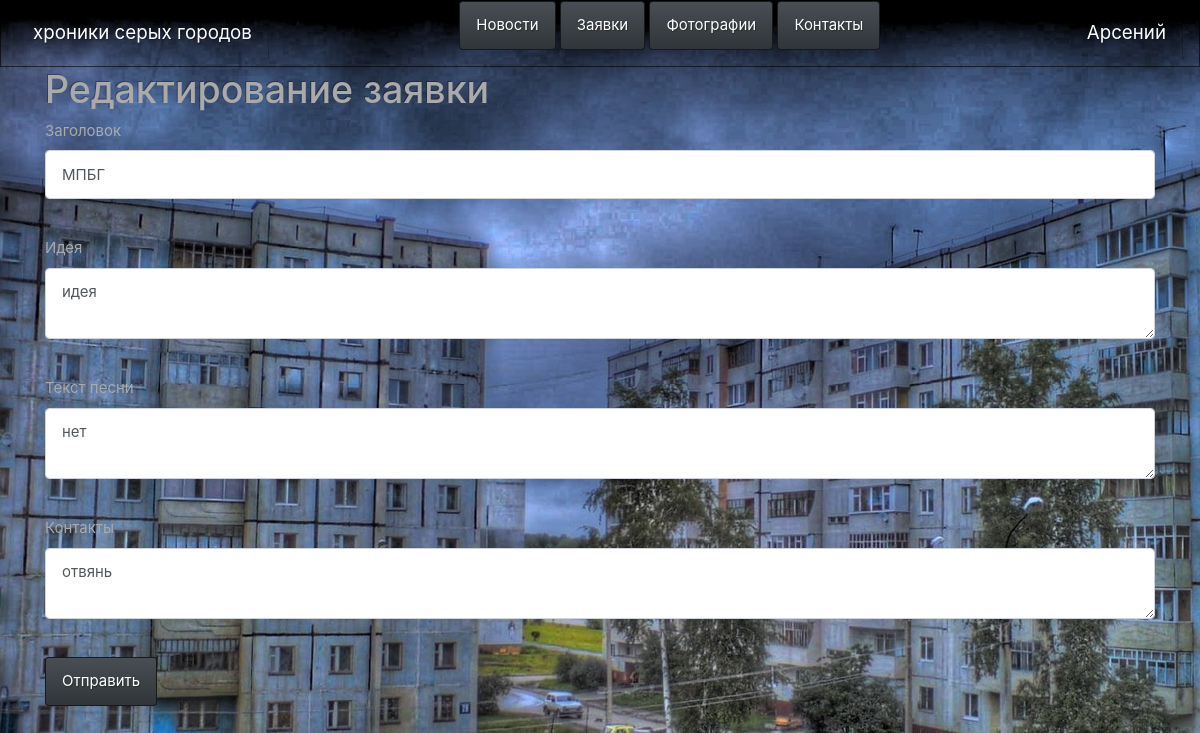
Page /change_applications/2 (signed in) on the committed database.
### data/users.py (models this page shows, shortened)
class User(SqlAlchemyBase, UserMixin, SerializerMixin):
    __tablename__ = 'users'
    id = sqlalchemy.Column(sqlalchemy.Integer,
                           primary_key=True, autoincrement=True)
    name = sqlalchemy.Column(sqlalchemy.String, nullable=True)
    about = sqlalchemy.Column(sqlalchemy.String, nullable=True)
    email = sqlalchemy.Column(sqlalchemy.String,
                              index=True, unique=True, nullable=True)
    hashed_password = sqlalchemy.Column(sqlalchemy.String, nullable=True)
    created_date = sqlalchemy.Column(sqlalchemy.DateTime,
                                     default=datetime.datetime.now)
    applic = orm.relation("Application", back_populates='user')

### data/application.py (models this page shows)
class Application(SqlAlchemyBase, UserMixin, SerializerMixin):
    __tablename__ = 'application'
    id = sqlalchemy.Column(sqlalchemy.Integer,
                           primary_key=True, autoincrement=True)
    title = sqlalchemy.Column(sqlalchemy.String, nullable=True)
    content = sqlalchemy.Column(sqlalchemy.String, nullable=True)
    created_date = sqlalchemy.Column(sqlalchemy.DateTime,
                                     default=datetime.datetime.now)
    user_id = sqlalchemy.Column(sqlalchemy.Integer,
                                sqlalchemy.ForeignKey("users.id"))
    user = orm.relation('User')
    viewed = sqlalchemy.Column(sqlalchemy.Boolean, default=False)
    text = sqlalchemy.Column(sqlalchemy.String, nullable=True)
    feedback = sqlalchemy.Column(sqlalchemy.String, nullable=False)

### main.py (the view, shortened to what this page needs)
@app.route('/change_applications/<int:id>', methods=['GET', 'POST'])
@login_required
def change_applic(id):
    form = ApplicationsForm()
    if request.method == "GET":
        db_sess = db_session.create_session()
        applic = db_sess.query(Application).filter(Application.id == id,
                                          Application.user == current_user
                                          ).first()
        if applic:
            form.title.data = applic.title
            form.content.data = applic.content
            form.text.data = applic.text
            form.feedback.data = applic.feedback
        else:
            abort(404)
    return render_template('add_applic.html',
                           title='Редактирование заявки',
                           form=form
                           )

### forms/application.py
class ApplicationsForm(FlaskForm):
    title = StringField('Заголовок', validators=[DataRequired()])
    content = TextAreaField("Идея")
    text = TextAreaField("Текст песни")
    feedback = TextAreaField("Контакты")
    submit = SubmitField('Отправить')

### data/db_session.py (called while the page is built)
def create_session() -> Session:
    global __factory
    return __factory()

### main.py (called while the page is built)
@login_manager.user_loader
def load_user(user_id):
    db_sess = db_session.create_session()
    return db_sess.query(User).get(user_id)

### templates/add_applic.html (shortened to what this page needs)
{% extends "base.html" %}
{% block content %}
<h1>{{ title }}</h1>
<form action="" method="post">
    <p>
        {{ form.title.label }}<br>
        {{ form.title(class="form-control") }}<br>
    </p>
    <p>
        {{ form.content.label }}<br>
        {{ form.content(class="form-control") }}<br>
    </p>
    <p>
        {{ form.text.label }}<br>
        {{ form.text(class="form-control") }}<br>
    </p>
    <p>
        {{ form.feedback.label }}<br>
        {{ form.feedback(class="form-control") }}<br>
    </p>
    <p>{{ form.submit(type="submit", class="btn btn-primary") }}</p>
</form>
{% endblock %}

### templates/base.html (shortened to what this page needs)
<!doctype html>
<html lang="en">
<head>
    <link rel="stylesheet" href="{{ url_for( 'static', filename='bootstrap.css')}}">
</head>
<body background="{{ url_for('static', filename='s.jpg') }}">
<header>
    <nav class="navbar navbar-default">
        <a class="navbar-brand" href="/">хроники серых городов</a>
        <p>
            <a class="btn btn-primary " href="/home">Новости</a>
            <a class="btn btn-primary " href="/applications">Заявки</a>
            <a class="btn btn-primary " href="/photo">Фотографии</a>
            <a class="btn btn-primary " href="/contact">Контакты</a>
        </p>
    {% if current_user.is_authenticated %}
    <a class="navbar-brand" href="/logout">{{ current_user.name }}</a>
    {% else %}
    <p>
        <a class="btn btn-primary " href="/register">Зарегистрироваться</a>
        <a class="btn btn-success" href="/login">Войти</a>
    </p>
{% endif %}
    </nav>
</header>
<main role="main" class="container">
    {% block content %}{% endblock %}
</main>
</body>
</html>

### rows in the picture
User: name "Арсений"
Application: title "МПБГ", content.label "Идея", content "идея", text "нет", feedback "отвянь"

### other values in the picture
{{ title }} "Редактирование заявки"
